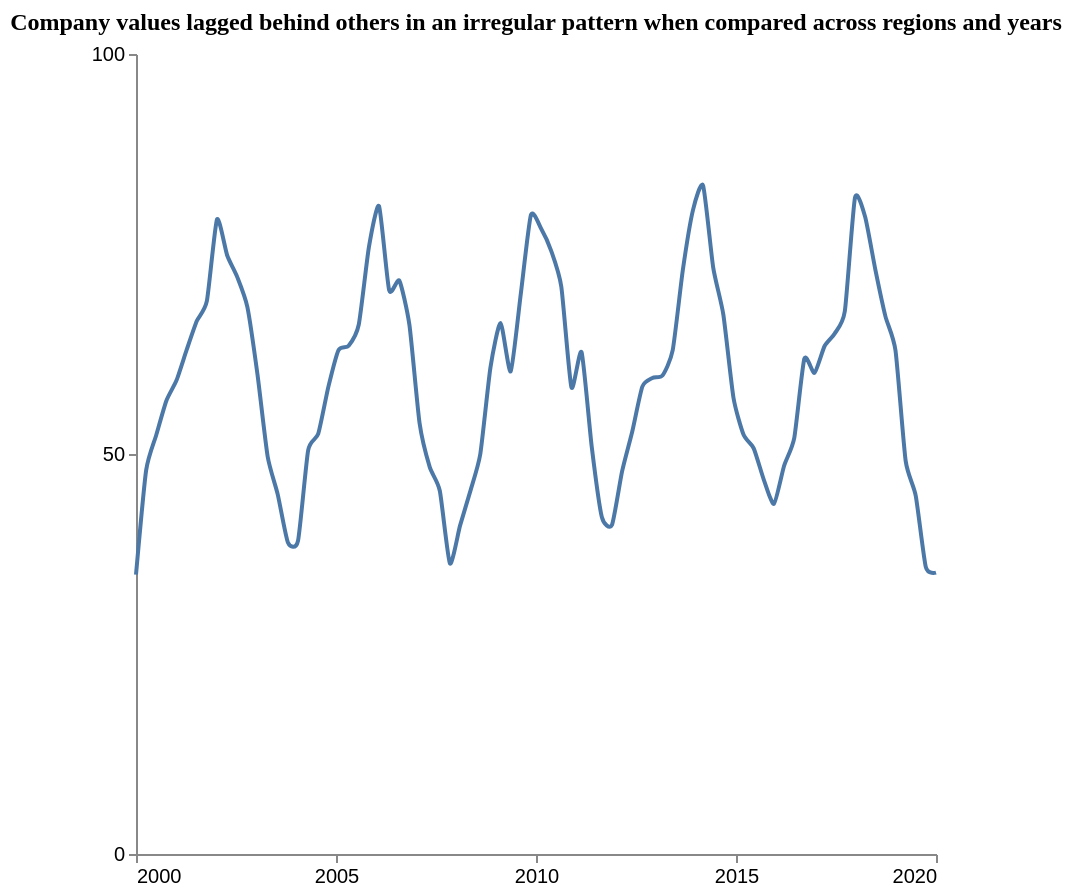

Vega-Lite specification for this chart:
### Vega-Lite specification from a JSON file in a GitHub repository (floating-point values rounded to 4 significant figures)
{"$schema": "https://vega.github.io/schema/vega-lite/v5.json", "description": "Pattern: Periodic", "data": {"values": [{"X": 2000.0, "Y": 34.92}, {"X": 2000.0, "Y": 47.95}, {"X": 2001.0, "Y": 52.37}, {"X": 2001.0, "Y": 56.66}, {"X": 2001.0, "Y": 59.21}, {"X": 2001.0, "Y": 63.01}, {"X": 2002.0, "Y": 66.62}, {"X": 2002.0, "Y": 69.13}, {"X": 2002.0, "Y": 79.33}, {"X": 2002.0, "Y": 74.85}, {"X": 2003.0, "Y": 72.11}, {"X": 2003.0, "Y": 68.36}, {"X": 2003.0, "Y": 59.9}, {"X": 2003.0, "Y": 49.69}, {"X": 2004.0, "Y": 44.92}, {"X": 2004.0, "Y": 38.94}, {"X": 2004.0, "Y": 39.16}, {"X": 2004.0, "Y": 50.47}, {"X": 2005.0, "Y": 52.54}, {"X": 2005.0, "Y": 58.42}, {"X": 2005.0, "Y": 62.99}, {"X": 2005.0, "Y": 63.53}, {"X": 2006.0, "Y": 66.19}, {"X": 2006.0, "Y": 75.86}, {"X": 2006.0, "Y": 80.99}, {"X": 2006.0, "Y": 70.46}, {"X": 2007.0, "Y": 71.67}, {"X": 2007.0, "Y": 66.14}, {"X": 2007.0, "Y": 53.88}, {"X": 2007.0, "Y": 48.38}, {"X": 2008.0, "Y": 45.41}, {"X": 2008.0, "Y": 36.31}, {"X": 2008.0, "Y": 41.04}, {"X": 2008.0, "Y": 45.3}, {"X": 2009.0, "Y": 50.01}, {"X": 2009.0, "Y": 60.8}, {"X": 2009.0, "Y": 66.39}, {"X": 2009.0, "Y": 60.33}, {"X": 2010.0, "Y": 70.03}, {"X": 2010.0, "Y": 79.88}, {"X": 2010.0, "Y": 78.19}, {"X": 2010.0, "Y": 75.4}, {"X": 2011.0, "Y": 70.91}, {"X": 2011.0, "Y": 58.32}, {"X": 2011.0, "Y": 62.73}, {"X": 2011.0, "Y": 50.94}, {"X": 2012.0, "Y": 42.13}, {"X": 2012.0, "Y": 41.12}, {"X": 2012.0, "Y": 47.82}, {"X": 2012.0, "Y": 52.77}, {"X": 2013.0, "Y": 58.42}, {"X": 2013.0, "Y": 59.51}, {"X": 2013.0, "Y": 59.83}, {"X": 2013.0, "Y": 62.97}, {"X": 2014.0, "Y": 73.0}, {"X": 2014.0, "Y": 80.49}, {"X": 2014.0, "Y": 83.55}, {"X": 2014.0, "Y": 73.3}, {"X": 2015.0, "Y": 67.43}, {"X": 2015.0, "Y": 57.04}, {"X": 2015.0, "Y": 52.4}, {"X": 2015.0, "Y": 50.71}, {"X": 2016.0, "Y": 46.77}, {"X": 2016.0, "Y": 43.77}, {"X": 2016.0, "Y": 48.53}, {"X": 2016.0, "Y": 51.99}, {"X": 2017.0, "Y": 61.92}, {"X": 2017.0, "Y": 60.14}, {"X": 2017.0, "Y": 63.5}, {"X": 2017.0, "Y": 65.07}, {"X": 2018.0, "Y": 67.87}, {"X": 2018.0, "Y": 82.05}, {"X": 2018.0, "Y": 79.65}, {"X": 2018.0, "Y": 73.12}, {"X": 2019.0, "Y": 67.24}, {"X": 2019.0, "Y": 62.94}, {"X": 2019.0, "Y": 49.17}, {"X": 2019.0, "Y": 44.78}, {"X": 2020.0, "Y": 35.83}, {"X": 2020.0, "Y": 35.18}]}, "mark": {"type": "line", "interpolate": "cardinal", "tension": 0.4}, "encoding": {"x": {"field": "X", "type": "quantitative", "title": "", "axis": {"grid": false, "format": "d", "values": [2000, 2005, 2010, 2015, 2020], "tickSize": 4}, "scale": {"domain": [2000, 2020]}}, "y": {"field": "Y", "type": "quantitative", "title": "", "axis": {"grid": false, "format": "d", "values": [0, 50, 100], "tickSize": 4, "tickOpacity": 1}, "scale": {"domain": [0, 100]}}}, "title": {"text": "Company values lagged behind others in an irregular pattern when compared across regions and years", "anchor": "middle", "font": "Tahoma", "fontSize": 12}, "config": {"lineBreak": "^", "view": {"stroke": null}}, "height": 400, "width": 400, "autosize": "pad"}
